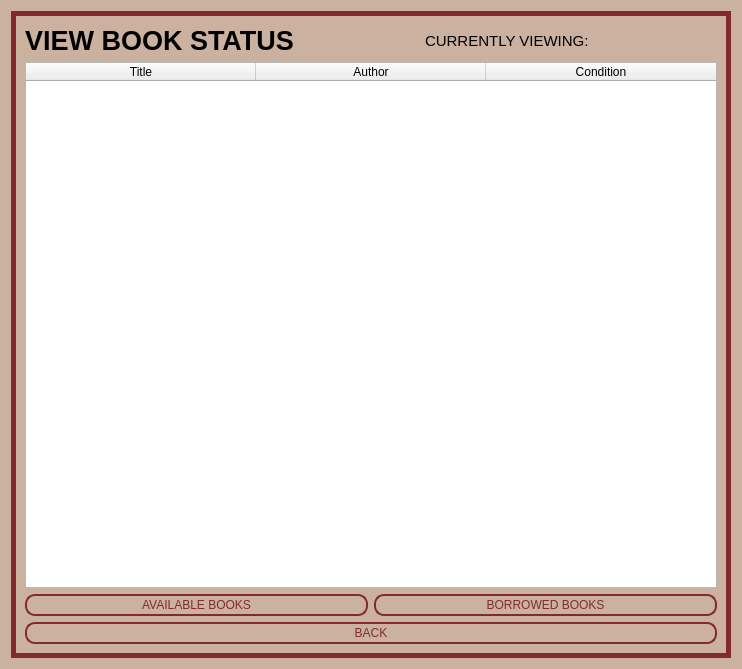
<?xml version="1.0" encoding="UTF-8"?>
<ui version="4.0">
 <class>BookStatus</class>
 <widget class="QWidget" name="BookStatus">
  <property name="geometry">
   <rect>
    <x>0</x>
    <y>0</y>
    <width>742</width>
    <height>669</height>
   </rect>
  </property>
  <property name="windowTitle">
   <string>Form</string>
  </property>
  <property name="styleSheet">
   <string notr="true">.QWidget{background-color: #CBB1A0;border-radius: 10px}</string>
  </property>
  <layout class="QVBoxLayout" name="verticalLayout_3">
   <item>
    <widget class="QFrame" name="border">
     <property name="styleSheet">
      <string notr="true">#border{
	color: #842a2d;
}</string>
     </property>
     <property name="frameShape">
      <enum>QFrame::Box</enum>
     </property>
     <property name="lineWidth">
      <number>5</number>
     </property>
     <property name="midLineWidth">
      <number>5</number>
     </property>
     <layout class="QVBoxLayout" name="verticalLayout_2">
      <item>
       <layout class="QHBoxLayout" name="horizontalLayout_3">
        <item>
         <widget class="QLabel" name="label_title">
          <property name="font">
           <font>
            <pointsize>20</pointsize>
            <bold>true</bold>
           </font>
          </property>
          <property name="styleSheet">
           <string notr="true">.QWidget{background-color: #CBB1A0;border-radius: 10px}</string>
          </property>
          <property name="text">
           <string>VIEW BOOK STATUS</string>
          </property>
          <property name="alignment">
           <set>Qt::AlignCenter</set>
          </property>
         </widget>
        </item>
        <item>
         <spacer name="horizontalSpacer">
          <property name="orientation">
           <enum>Qt::Horizontal</enum>
          </property>
          <property name="sizeHint" stdset="0">
           <size>
            <width>40</width>
            <height>20</height>
           </size>
          </property>
         </spacer>
        </item>
        <item>
         <layout class="QHBoxLayout" name="horizontalLayout_2">
          <item>
           <widget class="QLabel" name="label_currently_viewing">
            <property name="font">
             <font>
              <pointsize>11</pointsize>
             </font>
            </property>
            <property name="text">
             <string>CURRENTLY VIEWING:</string>
            </property>
           </widget>
          </item>
          <item>
           <widget class="QLineEdit" name="viewing_status">
            <property name="enabled">
             <bool>false</bool>
            </property>
            <property name="styleSheet">
             <string notr="true">QLineEdit {
      color: #000000;
      font: 15pt &quot;Verdana&quot;;
      border: None;
      border-bottom-color: white;
      border-radius: 10px;
      padding: 0 8px;
      background: #CBB1A0;
      selection-background-color: darkgray;
}</string>
            </property>
           </widget>
          </item>
         </layout>
        </item>
       </layout>
      </item>
      <item>
       <widget class="QTableWidget" name="tableWidget">
        <property name="columnCount">
         <number>3</number>
        </property>
        <attribute name="horizontalHeaderDefaultSectionSize">
         <number>230</number>
        </attribute>
        <column>
         <property name="text">
          <string>Title</string>
         </property>
        </column>
        <column>
         <property name="text">
          <string>Author</string>
         </property>
        </column>
        <column>
         <property name="text">
          <string>Condition</string>
         </property>
        </column>
       </widget>
      </item>
      <item>
       <layout class="QVBoxLayout" name="verticalLayout">
        <item>
         <layout class="QHBoxLayout" name="horizontalLayout">
          <item>
           <widget class="QPushButton" name="available_button">
            <property name="cursor">
             <cursorShape>PointingHandCursor</cursorShape>
            </property>
            <property name="styleSheet">
             <string notr="true">QPushButton{
	color: #842a2d;
	font: 17pt &quot;Franklin Gothic Book&quot;;
	border: 2px solid #842a2d;
	padding: 2px;
	border-radius: 10px;
	opacity: 100;
}

QPushButton:hover{
    background-color: #842a2d;
	color: #CBB1A0;
}</string>
            </property>
            <property name="text">
             <string>AVAILABLE BOOKS</string>
            </property>
           </widget>
          </item>
          <item>
           <widget class="QPushButton" name="borrowed_button">
            <property name="cursor">
             <cursorShape>PointingHandCursor</cursorShape>
            </property>
            <property name="styleSheet">
             <string notr="true">QPushButton{
	color: #842a2d;
	font: 17pt &quot;Franklin Gothic Book&quot;;
	border: 2px solid #842a2d;
	padding: 2px;
	border-radius: 10px;
	opacity: 100;
}

QPushButton:hover{
    background-color: #842a2d;
	color: #CBB1A0;
}</string>
            </property>
            <property name="text">
             <string>BORROWED BOOKS</string>
            </property>
           </widget>
          </item>
         </layout>
        </item>
        <item>
         <widget class="QPushButton" name="back_button">
          <property name="cursor">
           <cursorShape>PointingHandCursor</cursorShape>
          </property>
          <property name="styleSheet">
           <string notr="true">QPushButton{
	color: #842a2d;
	font: 17pt &quot;Franklin Gothic Book&quot;;
	border: 2px solid #842a2d;
	padding: 2px;
	border-radius: 10px;
	opacity: 100;
}

QPushButton:hover{
    background-color: #842a2d;
	color: #CBB1A0;
}</string>
          </property>
          <property name="text">
           <string>BACK</string>
          </property>
         </widget>
        </item>
       </layout>
      </item>
     </layout>
    </widget>
   </item>
  </layout>
 </widget>
 <resources/>
 <connections/>
</ui>
